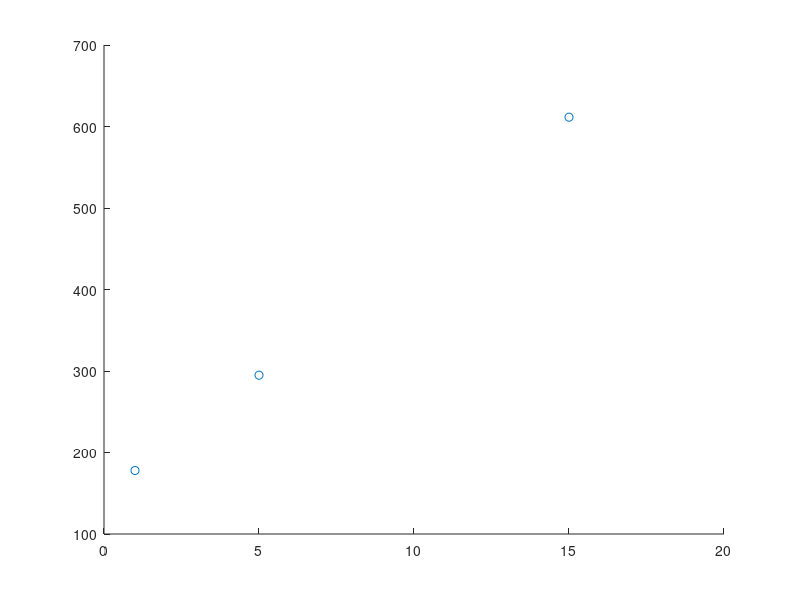

Recreate this plot in MATLAB.
%lattice="402"  spectral_lattice="401"
data = [15.0,277.86
    ];
%lattice="602"  spectral_lattice="601"
bench_data = [1.0,177.89
    5.0,294.85
    15.0,611.42
    ];
%q0=3.67
data = [0.1,285.03
    ];
%lattice="802"  spectral_lattice="801"
%q0=3.67
data = [0.1,539.13
    0.5,479.71
    0.5,339.57
    ];
%lattice="902"  spectral_lattice="701"
data = [15.0,1004.73
    ];
figure(133);
scatter(bench_data(:,1),bench_data(:,2))